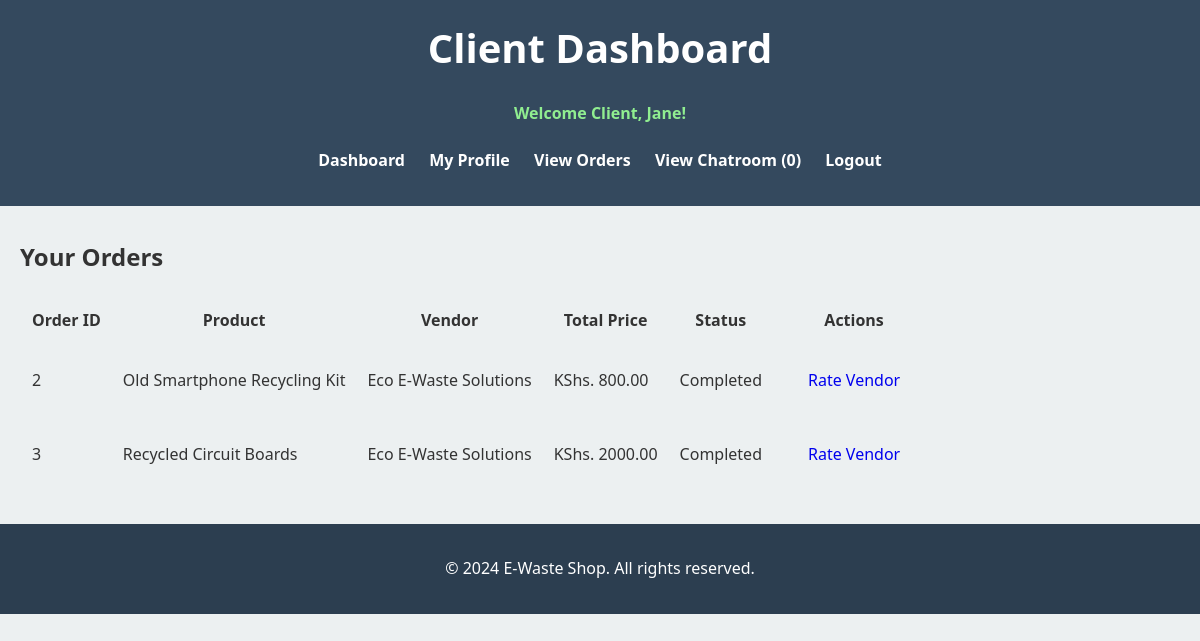
/client/view_orders/ (signed in), run on the app's committed database.
### E_Waste_App/models.py (models this page shows, shortened)
class Purchase(models.Model):
    client = models.ForeignKey(Client, on_delete=models.CASCADE)
    product = models.ForeignKey(Product, on_delete=models.CASCADE)
    status = models.CharField(max_length=20, default='Pending')
    purchase_date = models.DateTimeField(auto_now_add=True)

class Product(models.Model):
    name = models.CharField(max_length=255)
    description = models.TextField()
    price = models.DecimalField(max_digits=10, decimal_places=2)
    image = models.ImageField(upload_to='product_images/', blank=True, null=True)
    vendor = models.ForeignKey('Vendor', on_delete=models.CASCADE)
    status = models.CharField(max_length=20, default='Availble')

class Vendor(models.Model):
    user = models.OneToOneField(User, on_delete=models.CASCADE)
    company_name = models.CharField(max_length=255)
    address = models.TextField()
    contact_number = models.CharField(max_length=15)
    messages = GenericRelation(Message, content_type_field='sender_content_type', object_id_field='sender_object_id', related_query_name='vendor')

### E_Waste_App/views.py (the view)
# urls.py: path('client/view_orders/', view_orders_for_client, name='view_orders_for_client'),
@login_required
def view_orders_for_client(request):
    orders = Purchase.objects.filter(client=request.user.client)
    unread_message_count = Message.objects.filter(
        recipient_content_type=ContentType.objects.get_for_model(Client),
        recipient_object_id=request.user.client.id,
        read=False
    ).count()
    return render(request, 'view_orders_for_clients.html', {'orders': orders, 'unread_message_count': unread_message_count,})

### E_Waste_App/templates/view_orders_for_clients.html (shortened to what this page needs)
{% load static %}
{% load json_encode from json_filters %}
<!DOCTYPE html>
<html lang="en">
<head>
    <link rel="stylesheet" href="{% static 'style.css' %}">
</head>
<body>
    <header>
        <h1>Client Dashboard</h1>
        <h4 style="color: lightgreen;">Welcome Client, {{ user.username }}!</h4>
        <nav>
            <ul>
                <li><a href="{% url 'client_dashboard' %}">Dashboard</a></li>
                <li><a href="{% url 'update_user_details1' %}">My Profile</a></li>
                <li><a href="{% url 'view_orders' %}">View Orders</a></li>
                <li><a href="{% url 'view_messages' %}">View Chatroom ({{unread_message_count}})</a></li>
                <li><a href="{% url 'client_logout' %}">Logout</a></li>
            </ul>
        </nav>
    </header>
    <main>
<div class="container mt-5">
    <h2>Your Orders</h2>
    <table class="table table-striped mt-4">
        <thead>
            <tr>
                <th>Order ID</th>
                <th>Product</th>
                <th>Vendor</th>
                <th>Total Price</th>
                <th>Status</th>
                <th>Actions</th>
            </tr>
        </thead>
        <tbody>
            {% for order in orders %}
            <tr>
                <td>{{ order.id }}</td>
                <td>{{ order.product.name }}</td>
                <td>{{ order.product.vendor.company_name }}</td>
                <td>KShs. {{ order.product.price }}</td>
                <td>{{ order.status }}</td>
                <td>
                    {% if order.status == 'Completed' %}
                        <a href="{% url 'rate_vendor' order.product.vendor.id %}" class="btn btn-secondary btn-sm">Rate Vendor</a>
                    {% endif %}
                </td>
            </tr>
            {% empty %}
            <tr>
                <td colspan="7">No orders available.</td>
            </tr>
            {% endfor %}
        </tbody>
    </table>
</div>
    </main>
    <footer>
        <p>&copy; 2024 E-Waste Shop. All rights reserved.</p>
    </footer>
</body>
</html>

### E_Waste_App/static/style.css (style rules this page uses)
:root { --primary-color: #2c3e50; --secondary-color: #27ae60; --background-color: #ecf0f1; --text-color: #333; --header-bg: #34495e; --footer-bg: #2c3e50; }
body { font-family: 'Segoe UI', Tahoma, Geneva, Verdana, sans-serif; background-color: var(--background-color); color: var(--text-color); line-height: 1.6; margin: 0; padding: 0; }
header { background-color: var(--header-bg); color: white; padding: 1rem 0; text-align: center; }
header h1 { margin: 0; font-size: 2.5rem; }
nav ul { list-style-type: none; padding: 0; }
nav ul li { display: inline; margin: 0 10px; }
nav ul li a { color: white; text-decoration: none; font-weight: bold; transition: color 0.3s ease; }
main { max-width: 1200px; margin: 2rem auto; padding: 0 20px; }
footer { background-color: var(--footer-bg); color: white; text-align: center; padding: 1rem 0; position: relative; bottom: 0; width: 100%; }
.btn { display: inline-block; padding: 0.8rem 1.5rem; font-size: 1rem; text-align: center; text-decoration: none; border-radius: 5px; transition: all 0.3s ease; cursor: pointer; }

### E_Waste_App/templates/view_orders_for_clients.html (style rules this page uses)
table { align-items: center; }
th, tr, td { padding: 10px 10px; }

### data on the page
Purchase: id "2", product.name "Old Smartphone Recycling Kit", product.vendor.company_name "Eco E-Waste Solutions", product.price "800.00", status "Completed", shows "Rate Vendor"
Purchase: id "3", product.name "Recycled Circuit Boards", product.vendor.company_name "Eco E-Waste Solutions", product.price "2000.00", status "Completed", shows "Rate Vendor"

### other printed values
{{ user.username }} "Jane"
{{ unread_message_count }} "0"
